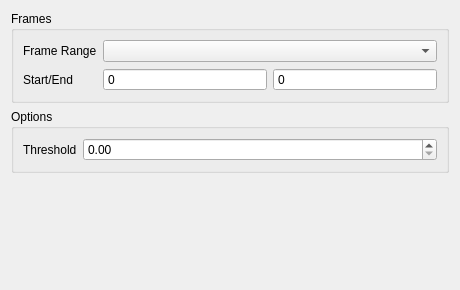
<?xml version="1.0" encoding="UTF-8"?>
<ui version="4.0">
 <class>Form</class>
 <widget class="QWidget" name="Form">
  <property name="geometry">
   <rect>
    <x>0</x>
    <y>0</y>
    <width>460</width>
    <height>290</height>
   </rect>
  </property>
  <property name="windowTitle">
   <string>Attribute Curves Filter Pops</string>
  </property>
  <layout class="QVBoxLayout" name="verticalLayout_3">
   <item>
    <widget class="QGroupBox" name="frames_groupBox">
     <property name="title">
      <string>Frames</string>
     </property>
     <layout class="QFormLayout" name="formLayout">
      <item row="0" column="0">
       <widget class="QLabel" name="frame_range_label">
        <property name="text">
         <string>Frame Range</string>
        </property>
       </widget>
      </item>
      <item row="0" column="1">
       <widget class="QComboBox" name="frame_range_combo"/>
      </item>
      <item row="1" column="0">
       <widget class="QLabel" name="start_end_label">
        <property name="text">
         <string>Start/End</string>
        </property>
       </widget>
      </item>
      <item row="1" column="1">
       <layout class="QHBoxLayout" name="customFrames_layout">
        <item>
         <widget class="QSpinBox" name="start_frame_spinbox">
          <property name="buttonSymbols">
           <enum>QAbstractSpinBox::NoButtons</enum>
          </property>
          <property name="maximum">
           <number>999999</number>
          </property>
         </widget>
        </item>
        <item>
         <widget class="QSpinBox" name="end_frame_spinbox">
          <property name="buttonSymbols">
           <enum>QAbstractSpinBox::NoButtons</enum>
          </property>
          <property name="prefix">
           <string/>
          </property>
          <property name="maximum">
           <number>999999</number>
          </property>
         </widget>
        </item>
       </layout>
      </item>
     </layout>
    </widget>
   </item>
   <item>
    <widget class="QGroupBox" name="options_groupBox">
     <property name="title">
      <string>Options</string>
     </property>
     <layout class="QFormLayout" name="options_layout">
      <item row="0" column="0">
       <widget class="QLabel" name="threshold_label">
        <property name="text">
         <string>Threshold</string>
        </property>
       </widget>
      </item>
      <item row="0" column="1">
       <widget class="QDoubleSpinBox" name="threshold_doubleSpinBox"/>
      </item>
     </layout>
    </widget>
   </item>
   <item>
    <spacer name="verticalSpacer">
     <property name="orientation">
      <enum>Qt::Vertical</enum>
     </property>
     <property name="sizeHint" stdset="0">
      <size>
       <width>20</width>
       <height>40</height>
      </size>
     </property>
    </spacer>
   </item>
  </layout>
 </widget>
 <resources/>
 <connections/>
</ui>
